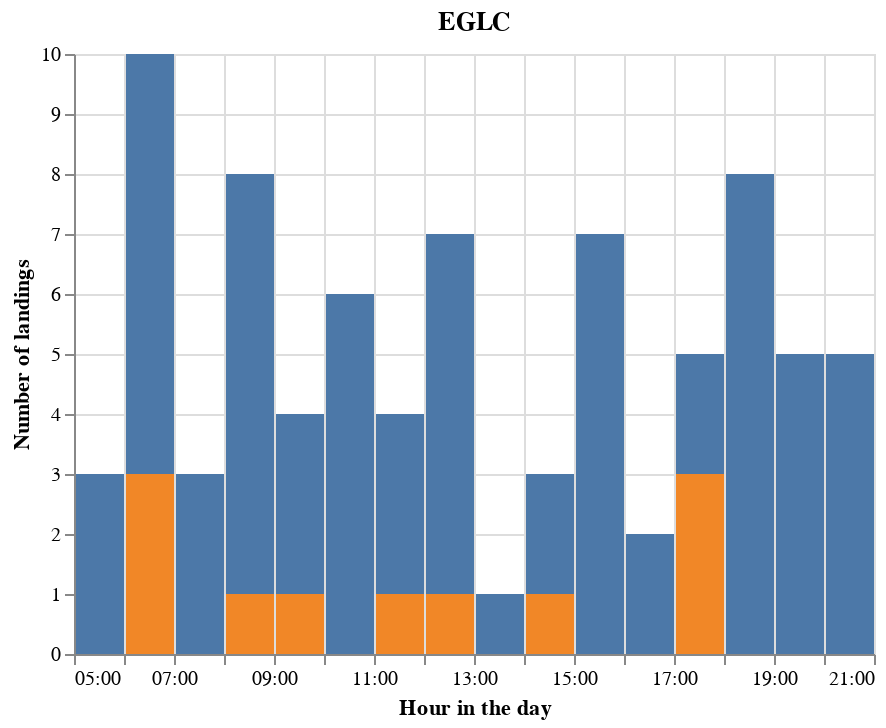

Source (notebook cell):
### Code cell
stats = t.summary(["stop", "flight_id"])
merge_stats = merge_point.summary(["stop", "flight_id"])

alt.layer(
    alt.Chart(stats).encode(alt.X("utchours(stop)"), alt.Y("count()")).mark_bar(),
    alt.Chart(merge_stats)
    .encode(
        alt.X("utchours(stop)", title="Hour in the day"),
        alt.Y("count()", title="Number of landings"),
    )
    .mark_bar(color="#f18727"),
).properties(title=f"{airport.icao}")

### Figure 1 — Vega-Lite specification as saved in the notebook (floating-point values rounded to 4 significant figures)
{"config": {"view": {"continuousWidth": 400, "continuousHeight": 300}}, "layer": [{"data": {"name": "data-d130effdcfbfec3e79c9e9670f85c584"}, "mark": "bar", "encoding": {"x": {"type": "temporal", "field": "stop", "timeUnit": "utchours"}, "y": {"type": "quantitative", "aggregate": "count"}}}, {"data": {"name": "data-54400d7a9356c688690658979e544b59"}, "mark": {"type": "bar", "color": "#f18727"}, "encoding": {"x": {"type": "temporal", "field": "stop", "timeUnit": "utchours", "title": "Hour in the day"}, "y": {"type": "quantitative", "aggregate": "count", "title": "Number of landings"}}}], "title": "EGLC", "$schema": "https://vega.github.io/schema/vega-lite/v4.8.1.json", "datasets": {"data-d130effdcfbfec3e79c9e9670f85c584": [{"stop": "2019-07-01T15:43:29+00:00", "flight_id": null}, {"stop": "2019-07-01T07:51:18+00:00", "flight_id": null}, {"stop": "2019-07-01T06:13:57+00:00", "flight_id": null}, {"stop": "2019-07-01T12:17:40+00:00", "flight_id": null}, {"stop": "2019-07-01T05:33:47+00:00", "flight_id": null}, {"stop": "2019-07-01T20:10:51+00:00", "flight_id": null}, {"stop": "2019-07-01T15:50:39+00:00", "flight_id": null}, {"stop": "2019-07-01T11:08:05+00:00", "flight_id": null}, {"stop": "2019-07-01T06:29:47+00:00", "flight_id": null}, {"stop": "2019-07-01T15:29:28+00:00", "flight_id": null}, {"stop": "2019-07-01T06:07:14+00:00", "flight_id": null}, {"stop": "2019-07-01T18:53:51+00:00", "flight_id": null}, {"stop": "2019-07-01T12:27:37+00:00", "flight_id": null}, {"stop": "2019-07-01T17:36:37+00:00", "flight_id": null}, {"stop": "2019-07-01T13:58:39+00:00", "flight_id": null}, {"stop": "2019-07-01T09:31:26+00:00", "flight_id": null}, {"stop": "2019-07-01T05:51:25+00:00", "flight_id": null}, {"stop": "2019-07-01T09:03:19+00:00", "flight_id": null}, {"stop": "2019-07-01T19:00:55+00:00", "flight_id": null}, {"stop": "2019-07-01T09:46:26+00:00", "flight_id": null}, {"stop": "2019-07-01T16:07:28+00:00", "flight_id": null}, {"stop": "2019-07-01T19:03:50+00:00", "flight_id": null}, {"stop": "2019-07-01T12:13:57+00:00", "flight_id": null}, {"stop": "2019-07-01T06:41:20+00:00", "flight_id": null}, {"stop": "2019-07-01T17:20:07+00:00", "flight_id": null}, {"stop": "2019-07-01T14:31:59+00:00", "flight_id": null}, {"stop": "2019-07-01T20:07:45+00:00", "flight_id": null}, {"stop": "2019-07-01T10:36:36+00:00", "flight_id": null}, {"stop": "2019-07-01T17:05:59+00:00", "flight_id": null}, {"stop": "2019-07-01T11:11:29+00:00", "flight_id": null}, {"stop": "2019-07-01T05:47:29+00:00", "flight_id": null}, {"stop": "2019-07-01T18:30:24+00:00", "flight_id": null}, {"stop": "2019-07-01T08:59:29+00:00", "flight_id": null}, {"stop": "2019-07-01T08:05:58+00:00", "flight_id": null}, {"stop": "2019-07-01T15:54:55+00:00", "flight_id": null}, {"stop": "2019-07-01T20:40:25+00:00", "flight_id": null}, {"stop": "2019-07-01T19:13:29+00:00", "flight_id": null}, {"stop": "2019-07-01T12:10:16+00:00", "flight_id": null}, {"stop": "2019-07-01T12:36:58+00:00", "flight_id": null}, {"stop": "2019-07-01T20:33:13+00:00", "flight_id": null}, {"stop": "2019-07-01T17:02:57+00:00", "flight_id": null}, {"stop": "2019-07-01T11:26:45+00:00", "flight_id": null}, {"stop": "2019-07-01T08:18:14+00:00", "flight_id": null}, {"stop": "2019-07-01T06:25:59+00:00", "flight_id": null}, {"stop": "2019-07-01T16:56:29+00:00", "flight_id": null}, {"stop": "2019-07-01T18:33:09+00:00", "flight_id": null}, {"stop": "2019-07-01T08:15:28+00:00", "flight_id": null}, {"stop": "2019-07-01T08:05:22+00:00", "flight_id": null}, {"stop": "2019-07-01T17:13:10+00:00", "flight_id": null}, {"stop": "2019-07-01T08:56:13+00:00", "flight_id": null}, {"stop": "2019-07-01T10:52:49+00:00", "flight_id": null}, {"stop": "2019-07-01T09:35:09+00:00", "flight_id": null}, {"stop": "2019-07-01T18:42:13+00:00", "flight_id": null}, {"stop": "2019-07-01T06:10:06+00:00", "flight_id": null}, {"stop": "2019-07-01T10:48:58+00:00", "flight_id": null}, {"stop": "2019-07-01T18:45:58+00:00", "flight_id": null}, {"stop": "2019-07-01T06:48:44+00:00", "flight_id": null}, {"stop": "2019-07-01T15:40:14+00:00", "flight_id": null}, {"stop": "2019-07-01T08:19:40+00:00", "flight_id": null}, {"stop": "2019-07-01T10:30:51+00:00", "flight_id": null}, {"stop": "2019-07-01T14:52:48+00:00", "flight_id": null}, {"stop": "2019-07-01T15:13:27+00:00", "flight_id": null}, {"stop": "2019-07-01T08:11:50+00:00", "flight_id": null}, {"stop": "2019-07-01T19:34:54+00:00", "flight_id": null}, {"stop": "2019-07-01T18:21:26+00:00", "flight_id": null}, {"stop": "2019-07-01T10:17:57+00:00", "flight_id": null}, {"stop": "2019-07-01T15:21:44+00:00", "flight_id": null}, {"stop": "2019-07-01T20:21:13+00:00", "flight_id": null}, {"stop": "2019-07-01T07:04:59+00:00", "flight_id": null}, {"stop": "2019-07-01T12:01:13+00:00", "flight_id": null}, {"stop": "2019-07-01T18:49:27+00:00", "flight_id": null}, {"stop": "2019-07-01T07:32:16+00:00", "flight_id": null}, {"stop": "2019-07-01T11:31:55+00:00", "flight_id": null}, {"stop": "2019-07-01T06:18:28+00:00", "flight_id": null}, {"stop": "2019-07-01T12:06:47+00:00", "flight_id": null}, {"stop": "2019-07-01T19:40:43+00:00", "flight_id": null}, {"stop": "2019-07-01T18:39:24+00:00", "flight_id": null}, {"stop": "2019-07-01T06:45:07+00:00", "flight_id": null}, {"stop": "2019-07-01T10:08:14+00:00", "flight_id": null}, {"stop": "2019-07-01T06:01:25+00:00", "flight_id": null}, {"stop": "2019-07-01T14:38:25+00:00", "flight_id": null}], "data-54400d7a9356c688690658979e544b59": [{"stop": "2019-07-01T17:02:57+00:00", "flight_id": "CFE34M_040"}, {"stop": "2019-07-01T06:41:20+00:00", "flight_id": "CFE6TL_023"}, {"stop": "2019-07-01T09:03:19+00:00", "flight_id": "CFE7KH_017"}, {"stop": "2019-07-01T17:05:59+00:00", "flight_id": "CFE8750_028"}, {"stop": "2019-07-01T12:27:37+00:00", "flight_id": "CFE9751_012"}, {"stop": "2019-07-01T11:11:29+00:00", "flight_id": "CFE9TR_029"}, {"stop": "2019-07-01T06:13:57+00:00", "flight_id": "DLH926_002"}, {"stop": "2019-07-01T14:52:48+00:00", "flight_id": "EIN2LH_060"}, {"stop": "2019-07-01T17:13:10+00:00", "flight_id": "LOT289_048"}, {"stop": "2019-07-01T08:19:40+00:00", "flight_id": "SWR43A_058"}, {"stop": "2019-07-01T06:48:44+00:00", "flight_id": "SWR61X_056"}]}}
